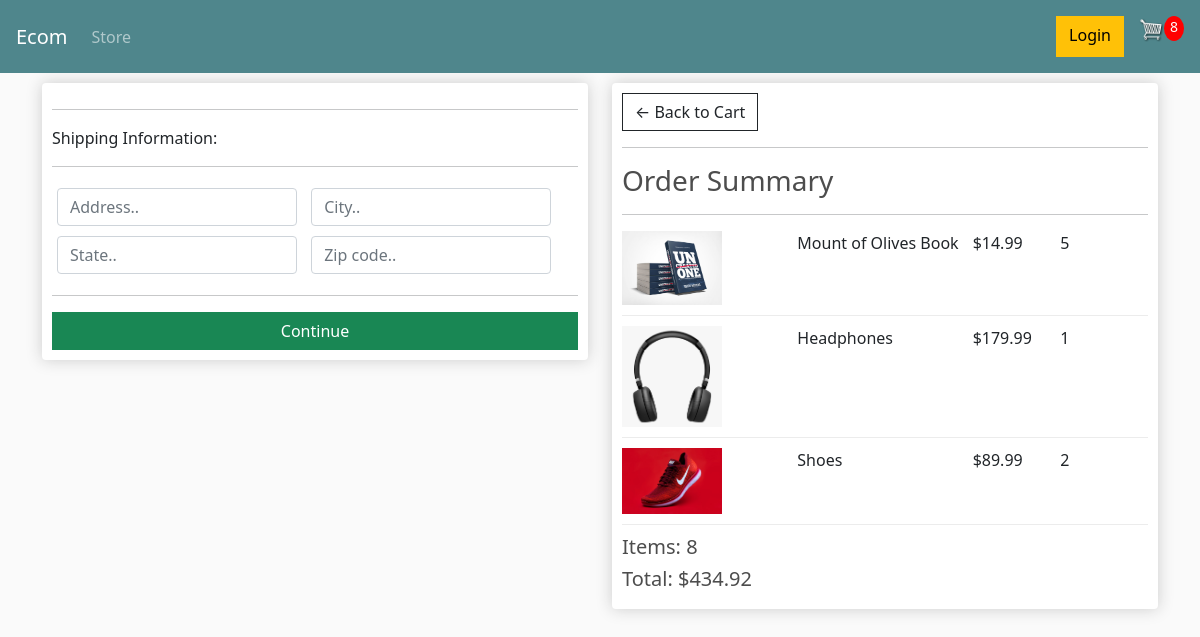
/checkout/ (signed in), run on an earlier commit of the app's database.
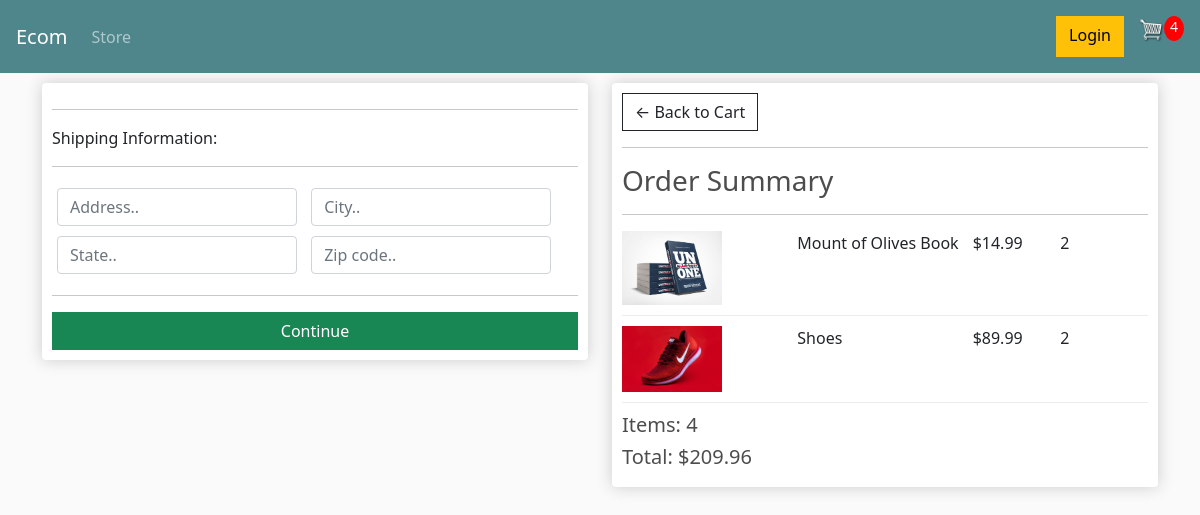
And on a later commit of the database.
### store/models.py (models this page shows, shortened)
class OrderItem(models.Model):
    product = models.ForeignKey(Product, on_delete=models.SET_NULL, null=True)
    order = models.ForeignKey(Order, on_delete=models.SET_NULL,null=True)
    quantity=models.IntegerField(default=0, null=True, blank=True)
    date_added=models.DateTimeField(auto_now_add=True)
    @property
    def get_total(self):
        total=self.product.price*self.quantity
        return total

class Product(models.Model):
    name = models.CharField(max_length=200)
    price = models.FloatField()
    digital=models.BooleanField(default=False,null=True,blank=True)
    image=models.ImageField(null=True, blank=True)
    @property
    def imageURL(self):
        try:
            url=self.image.url
        except:
            url=''
        return url

class Order(models.Model):
    customer = models.ForeignKey(Customer, on_delete=models.SET_NULL, null=True, blank=True)
    date_ordered = models.DateTimeField(auto_now_add=True)
    complete=models.BooleanField(default=False)
    transaction_id=models.CharField(max_length=100,null=True)
    @property
    def shipping(self):
        shipping=False
        orderitems=self.orderitem_set.all()
        for i in orderitems:
            if i.product.digital == False:
                shipping=True
        return shipping
    @property
    def get_cart_total(self):
        orderitems=self.orderitem_set.all()
        total= sum([item.get_total for item in orderitems])
        return total
    @property
    def get_cart_items(self):
        orderitems=self.orderitem_set.all()
        total=sum([item.quantity for item in orderitems])
        return total

### store/views.py (the view)
# urls.py: path('checkout/',views.checkout,name="checkout"),
def checkout(request):
    data=cartData(request)
    cartItems=data['cartItems']
    order=data['order']
    items=data['items']
    context={'items': items, 'order':order,'cartItems':cartItems}
    return render(request, 'store/checkout.html',context)

### store/utils.py (called while the page is built)
def cartData(request):
    if request.user.is_authenticated:
        customer=request.user.customer
        order, created = Order.objects.get_or_create(customer=customer, complete=False)
        items = order.orderitem_set.all()
        cartItems=order.get_cart_items
    else:
        cookieData=cookieCart(request)
        cartItems=cookieData['cartItems']
        order=cookieData['order']
        items=cookieData['items']
    return {'cartItems': cartItems, 'order': order, 'items': items}

### store/templates/store/checkout.html (shortened to what this page needs)
<!DOCTYPE html>
{% extends 'store/main.html' %}
{% load static %}
{% block content %}
<html lang="en">
<head>
</head>
<body>
    <div class="row">
        <div class="col-lg-6">
            <div class="box-element" id="form-wrapper">
                <form id="form">
                    <div id="shipping-info">
                        <hr>
                        <p>Shipping Information: </p>
                        <hr>
                        <div class="form-field">
                            <input class="form-control" type="text" name="address" placeholder="Address..">
                        </div>
                        <div class="form-field">
                            <input class="form-control" type="text" name="city" placeholder="City..">
                        </div>
                        <div class="form-field">
                            <input class="form-control" type="text" name="state" placeholder="State..">
                        </div>
                        <div class="form-field">
                            <input class="form-control" type="text" name="zipcode" placeholder="Zip code..">
                        </div>
                    </div>
                    <hr>
                    <input id="form-button" class="btn btn-success col-12" type="submit" value="Continue">
                </form>
            </div>
            <br>
        </div>
        <div class="col-lg-6">
            <div class="box-element">
                <a class="btn btn-outline-dark" href="{% url 'cart' %}">&#x2190; Back to Cart</a>
                <hr>
                <h3>Order Summary</h3>
                <hr>
                {% for item in items %}
                <div class="cart-row">
                    <div style="flex: 2;"><img class="row-image" src="{{ item.product.imageURL }}" alt=""></div>
                    <div style="flex: 2;"><p>{{item.product.name}}</p></div>
                    <div style="flex: 1;"><p>${{ item.product.price}}</p></div>
                    <div style="flex: 1;"><p>{{item.quantity}}</p></div>
                </div>
                {% endfor %}
                <h5>Items: {{order.get_cart_items}}</h5>
                <h5>Total: ${{order.get_cart_total|floatformat:2}}</h5>
            </div>
        </div>
    </div>
</body>
{% endblock content %}

What changed in the data, as far as the page shows it:
removed OrderItem: product.imageURL (picture), product.name "Headphones", product.price "179.99", quantity "1"
changed OrderItem "Mount of Olives Book": quantity "5" → "2"
changed through a linked row, Order: get_cart_items "8" → "4"; get_cart_total "434.92" → "209.96"
Also different on the page:
{{ cartItems }}: "8" → "4"
